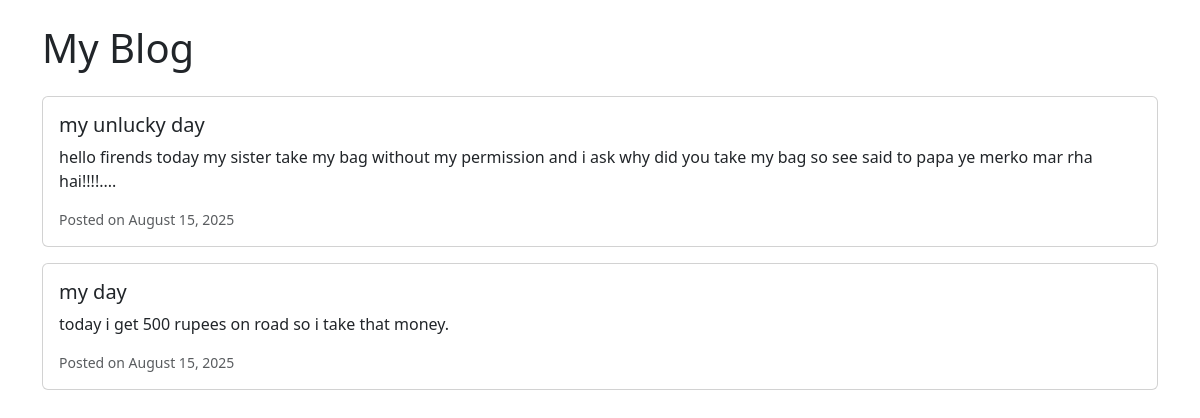
The page / on the database its author committed.
### blog/models.py (models this page shows, shortened)
class Post(models.Model):
    title = models.CharField(max_length=200)
    content = models.TextField()
    created_at = models.DateTimeField(auto_now_add=True)

### blog/views.py (the view)
# urls.py: 2. Add a URL to urlpatterns:  path('', views.home, name='home')
def home(request):
    posts = Post.objects.all().order_by('-created_at')
    return render(request, 'blog/home.html', {'posts': posts})

### blog/templates/blog/home.html (shortened to what this page needs)
<html>
    <head>
        <link rel="stylesheet" href="">
        <link href="https://cdn.jsdelivr.net/npm/bootstrap@5.3.0/dist/css/bootstrap.min.css" rel="stylesheet">
    </head>
    <body class="container mt-4">
        <h1 class="mb-4"> My Blog</h1>
        {% for post in posts %}
        <div class="card mb-3">
            <div class="card-body">
                <h5 class="card-title">{{ post.title }} </h5>
                <p class="card-text">{{ post.content}}</p>
                <small class="text-muted"> Posted on {{ post.created_at|date:"F j, Y"}}</small>
            </div>
        </div>
        {% empty %}
        <p>posts yet!<p>
            {% endfor %}
    </body>
</html>

### rows shown on the page
Post: title "my unlucky day", content "hello firends today my sister take my bag without my permission and i ask why did you take my bag so see said to papa ye merko mar rha hai!!!!....", created_at "August 15, 2025"
Post: title "my day", content "today i get 500 rupees on road so i take that money.", created_at "August 15, 2025"
